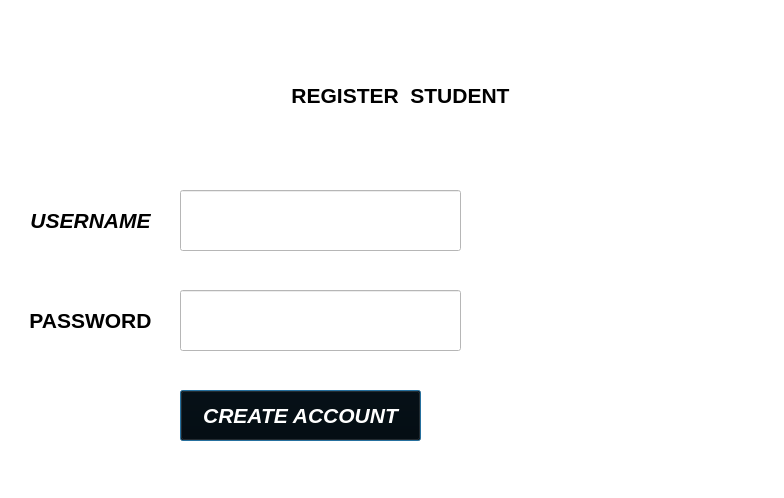
<?xml version="1.0" encoding="UTF-8"?>
<ui version="4.0">
 <class>Dialog</class>
 <widget class="QDialog" name="Dialog">
  <property name="geometry">
   <rect>
    <x>0</x>
    <y>0</y>
    <width>784</width>
    <height>498</height>
   </rect>
  </property>
  <property name="windowTitle">
   <string>Dialog</string>
  </property>
  <property name="autoFillBackground">
   <bool>false</bool>
  </property>
  <property name="styleSheet">
   <string notr="true">background-color: rgb(255,255, 255);
</string>
  </property>
  <widget class="QLabel" name="label">
   <property name="geometry">
    <rect>
     <x>20</x>
     <y>190</y>
     <width>141</width>
     <height>61</height>
    </rect>
   </property>
   <property name="font">
    <font>
     <family>Arial</family>
     <pointsize>16</pointsize>
     <italic>true</italic>
     <bold>true</bold>
     <underline>false</underline>
    </font>
   </property>
   <property name="styleSheet">
    <string notr="true">background-color: rgb(255, 255, 255,0);</string>
   </property>
   <property name="text">
    <string>USERNAME</string>
   </property>
   <property name="alignment">
    <set>Qt::AlignCenter</set>
   </property>
  </widget>
  <widget class="QLabel" name="label_2">
   <property name="geometry">
    <rect>
     <x>20</x>
     <y>290</y>
     <width>141</width>
     <height>61</height>
    </rect>
   </property>
   <property name="font">
    <font>
     <family>Arial</family>
     <pointsize>16</pointsize>
     <italic>false</italic>
     <bold>true</bold>
     <underline>false</underline>
    </font>
   </property>
   <property name="styleSheet">
    <string notr="true">background-color: rgb(255, 255, 255,0);</string>
   </property>
   <property name="text">
    <string>PASSWORD</string>
   </property>
   <property name="alignment">
    <set>Qt::AlignCenter</set>
   </property>
  </widget>
  <widget class="QLineEdit" name="studentpass">
   <property name="geometry">
    <rect>
     <x>180</x>
     <y>290</y>
     <width>281</width>
     <height>61</height>
    </rect>
   </property>
  </widget>
  <widget class="QLabel" name="label_3">
   <property name="geometry">
    <rect>
     <x>230</x>
     <y>70</y>
     <width>341</width>
     <height>51</height>
    </rect>
   </property>
   <property name="font">
    <font>
     <family>Arial</family>
     <pointsize>16</pointsize>
     <bold>true</bold>
    </font>
   </property>
   <property name="styleSheet">
    <string notr="true">background-color: rgb(255, 255, 255,0);</string>
   </property>
   <property name="text">
    <string>REGISTER  STUDENT</string>
   </property>
   <property name="alignment">
    <set>Qt::AlignCenter</set>
   </property>
  </widget>
  <widget class="QLineEdit" name="studentuser">
   <property name="geometry">
    <rect>
     <x>180</x>
     <y>190</y>
     <width>281</width>
     <height>61</height>
    </rect>
   </property>
  </widget>
  <widget class="QPushButton" name="pushButton">
   <property name="geometry">
    <rect>
     <x>180</x>
     <y>390</y>
     <width>241</width>
     <height>51</height>
    </rect>
   </property>
   <property name="font">
    <font>
     <pointsize>16</pointsize>
     <italic>true</italic>
     <bold>true</bold>
     <underline>false</underline>
    </font>
   </property>
   <property name="styleSheet">
    <string notr="true">background-color: rgb(0, 0, 0);
color: rgb(255,255, 255);
</string>
   </property>
   <property name="text">
    <string>CREATE ACCOUNT</string>
   </property>
  </widget>
 </widget>
 <resources/>
 <connections/>
</ui>
